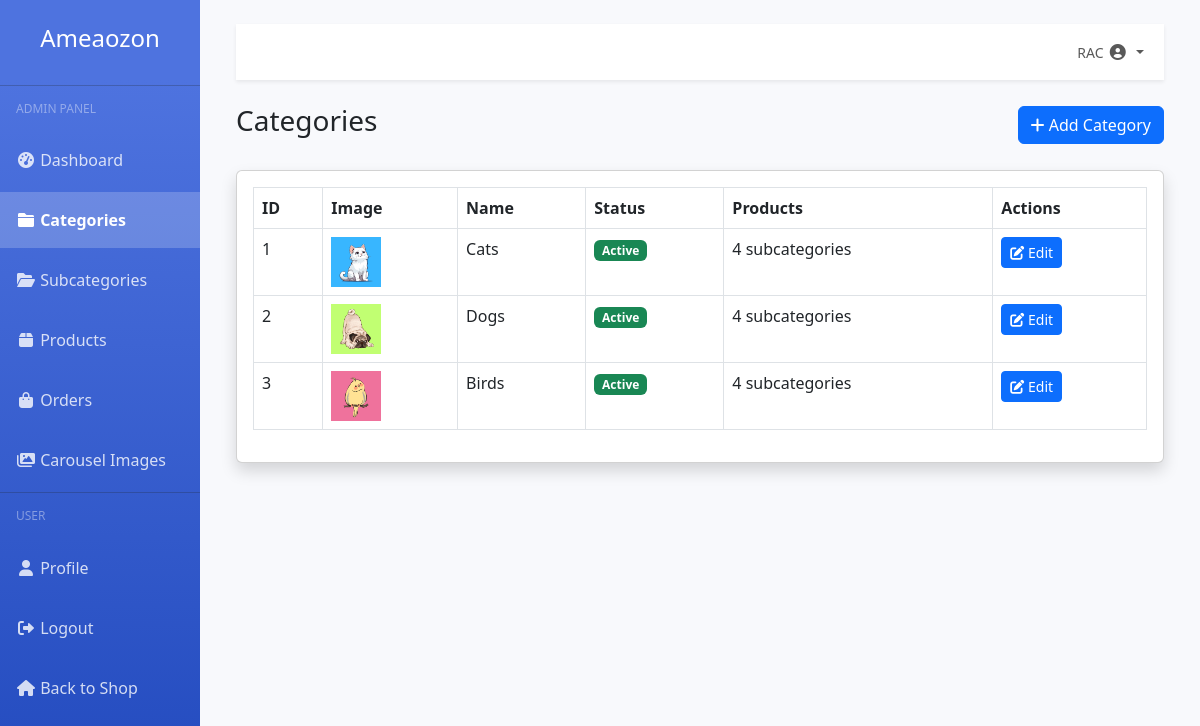
Screenshot of /dashboard/categories/ (signed in) with the database file from the repository.
### accounts/models.py (models this page shows, shortened)
class User(AbstractUser):
    CUSTOMER = 'customer'
    ADMIN = 'admin'
    USER_TYPE_CHOICES = [
        (CUSTOMER, 'Customer'),
        (ADMIN, 'Admin'),
    ]
    user_type = models.CharField(max_length=10, choices=USER_TYPE_CHOICES, default=CUSTOMER)
    profile_picture = models.ImageField(upload_to='users/', blank=True, null=True)
    phone_number = models.CharField(max_length=15, blank=True, null=True)
    address = models.TextField(blank=True, null=True)

### store/models.py (models this page shows, shortened)
class Category(models.Model):
    name = models.CharField(max_length=100)
    slug = models.SlugField(unique=True)
    image = models.ImageField(upload_to='categories/', blank=True, null=True)
    is_active = models.BooleanField(default=True)
    created_at = models.DateTimeField(auto_now_add=True)
    updated_at = models.DateTimeField(auto_now=True)
    class Meta:
        verbose_name_plural = 'Categories'

### dashboard/views.py (the view)
# urls.py: path('categories/', views.category_list, name='category_list'),
@login_required
@admin_required
def category_list(request):
    categories = Category.objects.all()
    context = {
        'categories': categories
    }
    return render(request, 'dashboard/category_list.html', context)

### orders/models.py (called while the page is built)
    def get_total_items(self):
        return sum(item.quantity for item in self.items.all())

### store/context_processors.py (called while the page is built)
def categories(request):
    return {
        'categories': Category.objects.filter(is_active=True)
    }

def cart_count(request):
    count = 0
    if request.user.is_authenticated:
        try:
            cart = Cart.objects.get(user=request.user)
            count = cart.get_total_items()
        except Cart.DoesNotExist:
            count = 0
    return {'cart_count': count}

### templates/dashboard/category_list.html (shortened to what this page needs)
{% extends 'dashboard/base_dashboard.html' %}
{% block dashboard_content %}
<div class="d-flex justify-content-between align-items-center mb-4">
    <h1 class="h3">Categories</h1>
    <a href="{% url 'dashboard:category_add' %}" class="btn btn-primary">
        <i class="fas fa-plus"></i> Add Category
    </a>
</div>
<div class="card shadow mb-4">
    <div class="card-body">
        <div class="table-responsive">
            <table class="table table-bordered" width="100%" cellspacing="0">
                <thead>
                    <tr>
                        <th>ID</th>
                        <th>Image</th>
                        <th>Name</th>
                        <th>Status</th>
                        <th>Products</th>
                        <th>Actions</th>
                    </tr>
                </thead>
                <tbody>
                    {% for category in categories %}
                    <tr>
                        <td>{{ category.id }}</td>
                        <td>
                            {% if category.image %}
                                <img src="{{ category.image.url }}" alt="{{ category.name }}" width="50">
                            {% else %}
                                <div class="bg-light d-flex justify-content-center align-items-center" style="width: 50px; height: 50px;">
                                    <i class="fas fa-image text-secondary"></i>
                                </div>
                            {% endif %}
                        </td>
                        <td>{{ category.name }}</td>
                        <td>
                            {% if category.is_active %}
                            <span class="badge bg-success">Active</span>
                            {% else %}
                            <span class="badge bg-danger">Inactive</span>
                            {% endif %}
                        </td>
                        <td>{{ category.subcategories.count }} subcategories</td>
                        <td>
                            <a href="{% url 'dashboard:category_edit' category.id %}" class="btn btn-sm btn-primary">
                                <i class="fas fa-edit"></i> Edit
                            </a>
                        </td>
                    </tr>
                    {% empty %}
                    <tr>
                        <td colspan="6" class="text-center">No categories found</td>
                    </tr>
                    {% endfor %}
                </tbody>
            </table>
        </div>
    </div>
</div>
{% endblock %}

### templates/dashboard/base_dashboard.html (shortened to what this page needs)
<!DOCTYPE html>
<html lang="en">
<head>
    <link href="https://cdn.jsdelivr.net/npm/bootstrap@5.3.0-alpha1/dist/css/bootstrap.min.css" rel="stylesheet">
    <link rel="stylesheet" href="https://cdnjs.cloudflare.com/ajax/libs/font-awesome/6.0.0/css/all.min.css">
</head>
<body>
    <div class="container-fluid">
        <div class="row">
            <div class="col-md-2 sidebar px-0 position-fixed">
                <div class="text-center py-4">
                    <a href="{% url 'store:home' %}" class="text-decoration-none">
                        <h4 class="text-white">Ameaozon</h4>
                    </a>
                </div>
                <hr class="sidebar-divider my-0 bg-light opacity-25">
                <h6 class="sidebar-heading">Admin Panel</h6>
                <ul class="nav flex-column">
                    <li class="nav-item">
                        <a class="nav-link {% if request.path == '/dashboard/' %}active{% endif %}" href="{% url 'dashboard:admin_dashboard' %}">
                            <i class="fas fa-fw fa-tachometer-alt"></i> Dashboard
                        </a>
                    </li>
                    <li class="nav-item">
                        <a class="nav-link {% if '/dashboard/categories' in request.path %}active{% endif %}" href="{% url 'dashboard:category_list' %}">
                            <i class="fas fa-fw fa-folder"></i> Categories
                        </a>
                    </li>
                    <li class="nav-item">
                        <a class="nav-link {% if '/dashboard/subcategories' in request.path %}active{% endif %}" href="{% url 'dashboard:subcategory_list' %}">
                            <i class="fas fa-fw fa-folder-open"></i> Subcategories
                        </a>
                    </li>
                    <li class="nav-item">
                        <a class="nav-link {% if '/dashboard/products' in request.path %}active{% endif %}" href="{% url 'dashboard:product_list' %}">
                            <i class="fas fa-fw fa-box"></i> Products
                        </a>
                    </li>
                    <li class="nav-item">
                        <a class="nav-link {% if '/dashboard/orders' in request.path %}active{% endif %}" href="{% url 'dashboard:order_list' %}">
                            <i class="fas fa-fw fa-shopping-bag"></i> Orders
                        </a>
                    </li>
                    <li class="nav-item">
                        <a class="nav-link {% if '/dashboard/carousel' in request.path %}active{% endif %}" href="{% url 'dashboard:carousel_list' %}">
                            <i class="fas fa-fw fa-images"></i> Carousel Images
                        </a>
                    </li>
                </ul>
                <hr class="sidebar-divider my-0 bg-light opacity-25">
                <h6 class="sidebar-heading">User</h6>
                <ul class="nav flex-column">
                    <li class="nav-item">
                        <a class="nav-link" href="{% url 'accounts:profile' %}">
                            <i class="fas fa-fw fa-user"></i> Profile
                        </a>
                    </li>
                    <li class="nav-item">
                        <a class="nav-link" href="{% url 'accounts:logout' %}">
                            <i class="fas fa-fw fa-sign-out-alt"></i> Logout
                        </a>
                    </li>
                    <li class="nav-item">
                        <a class="nav-link" href="{% url 'store:home' %}">
                            <i class="fas fa-fw fa-home"></i> Back to Shop
                        </a>
                    </li>
                </ul>
            </div>
            <div class="col-md-10 ms-auto px-4">
                <div class="container-fluid py-4">
                    <nav class="navbar navbar-expand navbar-light bg-white mb-4 shadow-sm">
                        <div class="container-fluid">
                            <ul class="navbar-nav ms-auto">
                                <li class="nav-item dropdown">
                                    <a class="nav-link dropdown-toggle" href="#" id="userDropdown" role="button" data-bs-toggle="dropdown">
                                        <span class="mr-2 d-none d-lg-inline text-gray-600 small">{{ request.user.username }}</span>
                                        {% if request.user.profile_picture %}
                                            <img class="img-profile rounded-circle" src="{{ request.user.profile_picture.url }}" width="32" height="32">
                                        {% else %}
                                            <i class="fas fa-user-circle fa-fw"></i>
                                        {% endif %}
                                    </a>
                                </li>
                            </ul>
                        </div>
                    </nav>
                    {% block dashboard_content %}{% endblock %}
                </div>
            </div>
        </div>
    </div>
</body>
</html>

### templates/dashboard/base_dashboard.html (style rules this page uses)
body { background-color: #f8f9fc; }
.sidebar { min-height: 100vh; background-color: #4e73df; background-image: linear-gradient(180deg, #4e73df 10%, #224abe 100%); background-size: cover; }
.sidebar .nav-link { color: rgba(255, 255, 255, 0.8); padding: 1rem; margin-bottom: 0.25rem; }
.sidebar .nav-link.active { color: #fff; font-weight: bold; background-color: rgba(255, 255, 255, 0.2); }
.sidebar .sidebar-heading { color: rgba(255, 255, 255, 0.4); font-size: 0.75rem; text-transform: uppercase; padding: 1rem; margin-bottom: 0; }

### rows the page displays
User: user.username "RAC"
Category: id "1", image (picture), name "Cats", is_active "Active", subcategories.count "4"
Category: id "2", image (picture), name "Dogs", is_active "Active", subcategories.count "4"
Category: id "3", image (picture), name "Birds", is_active "Active", subcategories.count "4"
